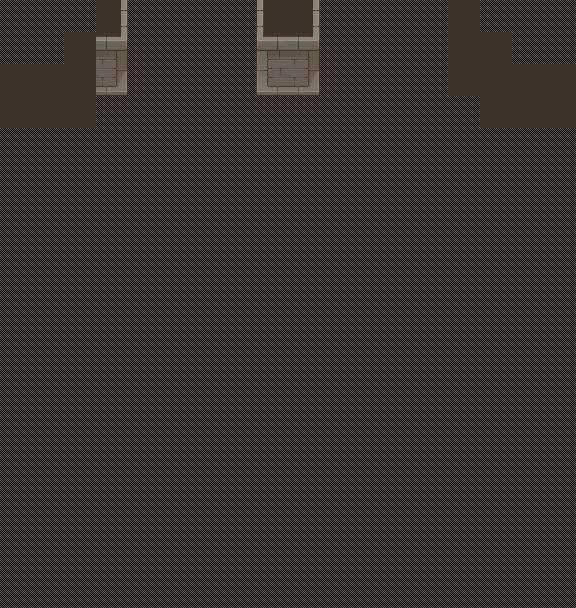

This is a level from a 2D game, rendered from its Tiled map with the project's own tilesets. A one-line summary and the complete map file follow:
An orthogonal 18x19 tile map with 32x32 px tiles, 2 tile layers (Wall_prototype, Wall_terrain), 1 hidden layer not drawn, 2 tilesets.

<map version="1.10" tiledversion="1.10.2" orientation="orthogonal" renderorder="right-down" width="18" height="19" tilewidth="32" tileheight="32" infinite="0" nextlayerid="4" nextobjectid="1">
 <properties>
  <property name="DeleteTiles" type="bool" value="true" />
 </properties>
 <tileset firstgid="1" source="TileSet/Wall Tileset.tsx" />
 <tileset firstgid="281" source="TileSet/Stone Ground Tileset.tsx" />
 <layer id="3" name="Floor" width="18" height="19" visible="0">
  <data encoding="csv">
0,0,0,0,296,296,296,296,0,0,296,296,296,296,0,0,0,0,
0,0,0,0,296,296,296,296,0,0,296,296,296,296,0,0,0,0,
0,0,0,0,296,296,296,296,0,0,296,296,296,296,0,0,0,0,
0,0,0,296,296,296,296,296,296,296,296,296,296,296,296,0,0,0,
296,296,296,296,296,296,296,296,296,296,296,296,296,296,296,296,296,296,
296,296,296,296,296,296,296,296,296,296,296,296,296,296,296,296,296,296,
296,296,296,296,296,296,296,296,296,296,296,296,296,296,296,296,296,296,
296,296,296,296,296,296,296,296,296,296,296,296,296,296,296,296,296,296,
296,296,296,296,296,296,296,296,296,296,296,296,296,296,296,296,296,296,
296,296,296,296,296,296,296,296,296,296,296,296,296,296,296,296,0,0,
296,296,296,296,296,296,296,296,296,296,296,296,296,296,296,296,0,0,
296,296,296,296,296,296,296,296,296,296,296,296,296,296,296,296,0,0,
296,296,296,296,296,296,296,296,296,296,296,296,296,296,296,296,0,0,
0,296,296,296,296,296,296,296,296,296,296,296,296,296,296,296,0,0,
0,296,296,296,296,296,296,296,296,296,296,296,296,296,296,296,0,0,
0,0,0,0,296,296,296,296,296,296,296,296,296,296,296,0,0,0,
0,0,0,0,0,0,0,0,0,0,0,0,0,0,0,0,0,0,
0,0,0,0,0,0,0,0,0,0,0,0,0,0,0,0,0,0,
0,0,0,0,0,0,0,0,0,0,0,0,0,0,0,0,0,0
</data>
 </layer>
 <layer id="1" name="Wall_prototype" width="18" height="19">
  <data encoding="csv">
21,21,21,22,21,21,21,21,22,22,21,21,21,21,22,21,21,21,
21,21,22,22,21,21,21,21,22,22,21,21,21,21,22,22,21,21,
22,22,22,22,21,21,21,21,22,22,21,21,21,21,22,22,22,22,
22,22,22,21,21,21,21,21,21,21,21,21,21,21,21,22,22,22,
21,21,21,21,21,21,21,21,21,21,21,21,21,21,21,21,21,21,
21,21,21,21,21,21,21,21,21,21,21,21,21,21,21,21,21,21,
21,21,21,21,21,21,21,21,21,21,21,21,21,21,21,21,21,21,
21,21,21,21,21,21,21,21,21,21,21,21,21,21,21,21,21,21,
21,21,21,21,21,21,21,21,21,21,21,21,21,21,21,21,21,21,
21,21,21,21,21,21,21,21,21,21,21,21,21,21,21,21,21,21,
21,21,21,21,21,21,21,21,21,21,21,21,21,21,21,21,21,21,
21,21,21,21,21,21,21,21,21,21,21,21,21,21,21,21,21,21,
21,21,21,21,21,21,21,21,21,21,21,21,21,21,21,21,21,21,
21,21,21,21,21,21,21,21,21,21,21,21,21,21,21,21,21,21,
21,21,21,21,21,21,21,21,21,21,21,21,21,21,21,21,21,21,
21,21,21,21,21,21,21,21,21,21,21,21,21,21,21,21,21,21,
21,21,21,21,21,21,21,21,21,21,21,21,21,21,21,21,21,21,
21,21,21,21,21,21,21,21,21,21,21,21,21,21,21,21,21,21,
21,21,21,21,21,21,21,21,21,21,21,21,21,21,21,21,21,21
</data>
 </layer>
 <layer id="2" name="Wall_terrain" width="18" height="19">
  <data encoding="csv">
0,0,0,48,0,0,0,0,45,48,0,0,0,0,0,0,0,0,
0,0,0,43,0,0,0,0,41,43,0,0,0,0,0,0,0,0,
0,0,0,63,0,0,0,0,61,63,0,0,0,0,0,0,0,0,
0,0,0,0,0,0,0,0,0,0,0,0,0,0,0,0,0,0,
0,0,0,0,0,0,0,0,0,0,0,0,0,0,0,0,0,0,
0,0,0,0,0,0,0,0,0,0,0,0,0,0,0,0,0,0,
0,0,0,0,0,0,0,0,0,0,0,0,0,0,0,0,0,0,
0,0,0,0,0,0,0,0,0,0,0,0,0,0,0,0,0,0,
0,0,0,0,0,0,0,0,0,0,0,0,0,0,0,0,0,0,
0,0,0,0,0,0,0,0,0,0,0,0,0,0,0,0,0,0,
0,0,0,0,0,0,0,0,0,0,0,0,0,0,0,0,0,0,
0,0,0,0,0,0,0,0,0,0,0,0,0,0,0,0,0,0,
0,0,0,0,0,0,0,0,0,0,0,0,0,0,0,0,0,0,
0,0,0,0,0,0,0,0,0,0,0,0,0,0,0,0,0,0,
0,0,0,0,0,0,0,0,0,0,0,0,0,0,0,0,0,0,
0,0,0,0,0,0,0,0,0,0,0,0,0,0,0,0,0,0,
0,0,0,0,0,0,0,0,0,0,0,0,0,0,0,0,0,0,
0,0,0,0,0,0,0,0,0,0,0,0,0,0,0,0,0,0,
0,0,0,0,0,0,0,0,0,0,0,0,0,0,0,0,0,0
</data>
 </layer>
</map>
